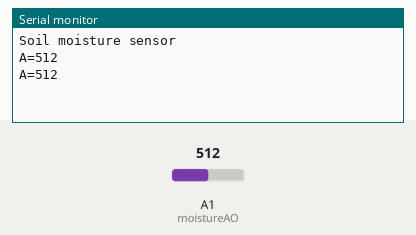
Simulated run of this sketch. Board: Arduino Uno, built with avr-gcc and run on an emulated ATmega328P. Shown: the last lines printed to the serial monitor. The inputs (shaded band) are chosen by the test bench; at power-on: A1 (moistureAO) = 512.

Above: at 1.8 s.
1.9 s: A1 (moistureAO) set to 716
At 2.8 s:
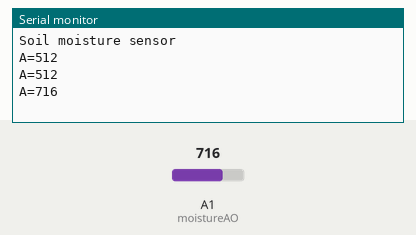
3.4 s: A1 (moistureAO) set to 900
At 4.7 s:
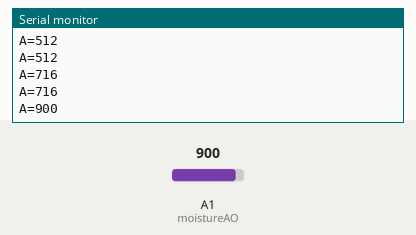
Timing chart, 0 to 6.4 s (numbered marks = the images above; inputs shaded):
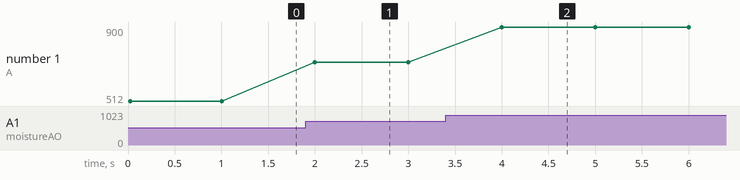

Measured:
- after the input at 1.9 s, the serial monitor: prints a new line after 0.10 s (image 1)
- after the input at 3.4 s, the serial monitor: prints a new line after 0.60 s (image 2)
- plotted number 1: 512 → 716 after the input at 1.9 s, 716 → 900 after the input at 3.4 s

The sketch:

Higrometer.ino
```cpp
// Soil Moisture Sensor Hygrometer example code
// Code author:  aafent. This code is copy free, if you want please mention the author's name and/or the site
//Interface Description (4-wire)
//VCC: 3.3v-5v
//GND: GND
//DO: Digital output interface (0 and 1) threshold taken from potentiometer
//AO: Analog output interface

const int moistureAO = 1;
const int moistureDO = 2;

int AO = 0;
int DO = 0;
int tmp = 0;

void setup (){
  Serial.begin(9600);
  Serial.println("Soil moisture sensor");
  pinMode(moistureAO, INPUT);
  pinMode(moistureDO, INPUT);
}

void loop ()
{

  tmp=analogRead( moistureAO );
//  if ( tmp != AO )
//  {
    AO=tmp;
    Serial.print("A=");
    Serial.println(AO);
//  }

//  tmp=digitalRead( moistureDO );
//  if ( tmp != DO )
//  {
//    DO=tmp;
//    Serial.print("D=");
//    Serial.println(DO);
//  }


  delay (1000);

}
```
